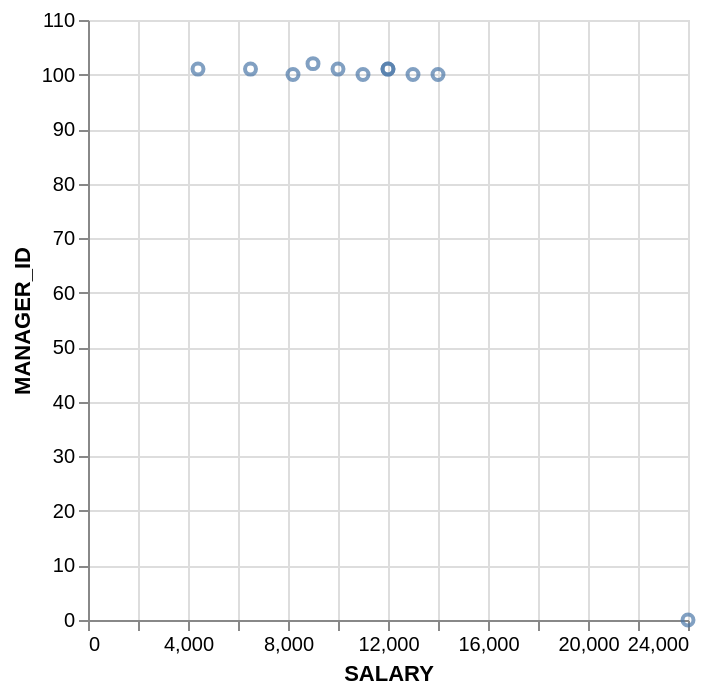

Write a Vega-Lite specification for this figure.
### Vega-Lite specification from a JSON file in a GitHub repository (floating-point values rounded to 4 significant figures)
{"data": {"values": [{"x_data": 24000, "y_data": 0}, {"x_data": 9000, "y_data": 102}, {"x_data": 12000, "y_data": 101}, {"x_data": 11000, "y_data": 100}, {"x_data": 8200, "y_data": 100}, {"x_data": 14000, "y_data": 100}, {"x_data": 4400, "y_data": 101}, {"x_data": 13000, "y_data": 100}, {"x_data": 6500, "y_data": 101}, {"x_data": 10000, "y_data": 101}, {"x_data": 12000, "y_data": 101}]}, "mark": "point", "encoding": {"x": {"field": "x_data", "type": "quantitative", "title": "SALARY"}, "y": {"field": "y_data", "type": "quantitative", "title": "MANAGER_ID"}}}
